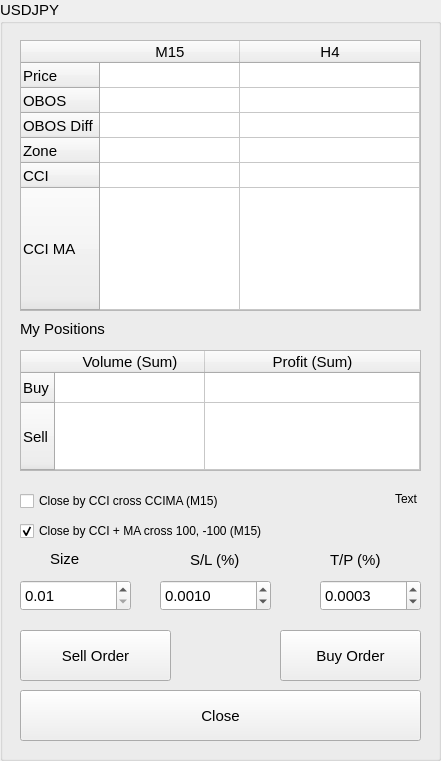
   <widget class="QGroupBox" name="groupBox_4">
    <property name="geometry">
     <rect>
      <x>1370</x>
      <y>10</y>
      <width>441</width>
      <height>761</height>
     </rect>
    </property>
    <property name="font">
     <font>
      <family>Arial</family>
      <pointsize>11</pointsize>
      <weight>50</weight>
      <bold>false</bold>
     </font>
    </property>
    <property name="title">
     <string>USDJPY</string>
    </property>
    <widget class="QPushButton" name="btnBuyUSDJPY">
     <property name="geometry">
      <rect>
       <x>280</x>
       <y>630</y>
       <width>141</width>
       <height>51</height>
      </rect>
     </property>
     <property name="font">
      <font>
       <family>Arial</family>
       <pointsize>11</pointsize>
       <weight>50</weight>
       <bold>false</bold>
      </font>
     </property>
     <property name="text">
      <string>Buy Order</string>
     </property>
    </widget>
    <widget class="QPushButton" name="btnSellUSDJPY">
     <property name="geometry">
      <rect>
       <x>20</x>
       <y>630</y>
       <width>151</width>
       <height>51</height>
      </rect>
     </property>
     <property name="font">
      <font>
       <family>Arial</family>
       <pointsize>11</pointsize>
       <weight>50</weight>
       <bold>false</bold>
      </font>
     </property>
     <property name="text">
      <string>Sell Order</string>
     </property>
    </widget>
    <widget class="QCheckBox" name="cbCloseCCI_USDJPY">
     <property name="geometry">
      <rect>
       <x>20</x>
       <y>520</y>
       <width>401</width>
       <height>22</height>
      </rect>
     </property>
     <property name="font">
      <font>
       <family>Arial</family>
       <pointsize>9</pointsize>
       <weight>50</weight>
       <bold>false</bold>
      </font>
     </property>
     <property name="text">
      <string>Close by CCI + MA cross 100, -100 (M15)</string>
     </property>
     <property name="checked">
      <bool>true</bool>
     </property>
    </widget>
    <widget class="QCheckBox" name="cbCloseCCIMA_USDJPY">
     <property name="geometry">
      <rect>
       <x>20</x>
       <y>490</y>
       <width>321</width>
       <height>22</height>
      </rect>
     </property>
     <property name="font">
      <font>
       <family>Arial</family>
       <pointsize>9</pointsize>
       <weight>50</weight>
       <bold>false</bold>
      </font>
     </property>
     <property name="text">
      <string>Close by CCI cross CCIMA (M15)</string>
     </property>
     <property name="checked">
      <bool>false</bool>
     </property>
    </widget>
    <widget class="QPushButton" name="btnCloseUSDJPY">
     <property name="geometry">
      <rect>
       <x>20</x>
       <y>690</y>
       <width>401</width>
       <height>51</height>
      </rect>
     </property>
     <property name="font">
      <font>
       <family>Arial</family>
       <pointsize>11</pointsize>
       <weight>50</weight>
       <bold>false</bold>
      </font>
     </property>
     <property name="text">
      <string>Close</string>
     </property>
    </widget>
    <widget class="QLabel" name="label_16">
     <property name="geometry">
      <rect>
       <x>20</x>
       <y>320</y>
       <width>151</width>
       <height>18</height>
      </rect>
     </property>
     <property name="font">
      <font>
       <family>Arial</family>
       <pointsize>11</pointsize>
       <weight>50</weight>
       <bold>false</bold>
      </font>
     </property>
     <property name="text">
      <string>My Positions</string>
     </property>
    </widget>
    <widget class="QTableWidget" name="tbStatusUSDJPY">
     <property name="enabled">
      <bool>true</bool>
     </property>
     <property name="geometry">
      <rect>
       <x>20</x>
       <y>40</y>
       <width>401</width>
       <height>271</height>
      </rect>
     </property>
     <property name="font">
      <font>
       <family>Arial</family>
       <pointsize>11</pointsize>
       <weight>50</weight>
       <bold>false</bold>
      </font>
     </property>
     <property name="cursor" stdset="0">
      <cursorShape>ArrowCursor</cursorShape>
     </property>
     <property name="autoFillBackground">
      <bool>false</bool>
     </property>
     <property name="editTriggers">
      <set>QAbstractItemView::NoEditTriggers</set>
     </property>
     <property name="selectionMode">
      <enum>QAbstractItemView::NoSelection</enum>
     </property>
     <property name="showGrid">
      <bool>true</bool>
     </property>
     <property name="rowCount">
      <number>6</number>
     </property>
     <property name="columnCount">
      <number>2</number>
     </property>
     <attribute name="horizontalHeaderCascadingSectionResizes">
      <bool>false</bool>
     </attribute>
     <attribute name="horizontalHeaderDefaultSectionSize">
      <number>140</number>
     </attribute>
     <attribute name="horizontalHeaderMinimumSectionSize">
      <number>45</number>
     </attribute>
     <attribute name="horizontalHeaderStretchLastSection">
      <bool>true</bool>
     </attribute>
     <attribute name="verticalHeaderCascadingSectionResizes">
      <bool>false</bool>
     </attribute>
     <attribute name="verticalHeaderDefaultSectionSize">
      <number>25</number>
     </attribute>
     <attribute name="verticalHeaderMinimumSectionSize">
      <number>25</number>
     </attribute>
     <attribute name="verticalHeaderStretchLastSection">
      <bool>true</bool>
     </attribute>
     <row>
      <property name="text">
       <string>Price</string>
      </property>
     </row>
     <row>
      <property name="text">
       <string>OBOS</string>
      </property>
     </row>
     <row>
      <property name="text">
       <string>OBOS Diff</string>
      </property>
     </row>
     <row>
      <property name="text">
       <string>Zone</string>
      </property>
     </row>
     <row>
      <property name="text">
       <string>CCI</string>
      </property>
     </row>
     <row>
      <property name="text">
       <string>CCI MA</string>
      </property>
     </row>
     <column>
      <property name="text">
       <string>M15</string>
      </property>
      <property name="font">
       <font>
        <family>Arial</family>
        <pointsize>11</pointsize>
       </font>
      </property>
     </column>
     <column>
      <property name="text">
       <string>H4</string>
      </property>
      <property name="font">
       <font>
        <family>Arial</family>
        <pointsize>11</pointsize>
       </font>
      </property>
     </column>
    </widget>
    <widget class="QDoubleSpinBox" name="sbTP_USDJPY">
     <property name="geometry">
      <rect>
       <x>320</x>
       <y>580</y>
       <width>101</width>
       <height>31</height>
      </rect>
     </property>
     <property name="font">
      <font>
       <family>Arial</family>
       <pointsize>11</pointsize>
       <weight>50</weight>
       <bold>false</bold>
      </font>
     </property>
     <property name="decimals">
      <number>4</number>
     </property>
     <property name="minimum">
      <double>0.000100000000000</double>
     </property>
     <property name="singleStep">
      <double>0.000100000000000</double>
     </property>
     <property name="value">
      <double>0.000300000000000</double>
     </property>
    </widget>
    <widget class="QLabel" name="label_25">
     <property name="geometry">
      <rect>
       <x>50</x>
       <y>550</y>
       <width>51</width>
       <height>18</height>
      </rect>
     </property>
     <property name="font">
      <font>
       <family>Arial</family>
       <pointsize>11</pointsize>
       <weight>50</weight>
       <bold>false</bold>
      </font>
     </property>
     <property name="text">
      <string>Size</string>
     </property>
    </widget>
    <widget class="QDoubleSpinBox" name="sbSL_USDJPY">
     <property name="geometry">
      <rect>
       <x>160</x>
       <y>580</y>
       <width>111</width>
       <height>31</height>
      </rect>
     </property>
     <property name="font">
      <font>
       <family>Arial</family>
       <pointsize>11</pointsize>
       <weight>50</weight>
       <bold>false</bold>
      </font>
     </property>
     <property name="decimals">
      <number>4</number>
     </property>
     <property name="minimum">
      <double>0.000100000000000</double>
     </property>
     <property name="singleStep">
      <double>0.000100000000000</double>
     </property>
     <property name="value">
      <double>0.001000000000000</double>
     </property>
    </widget>
    <widget class="QDoubleSpinBox" name="sbSize_USDJPY">
     <property name="geometry">
      <rect>
       <x>20</x>
       <y>580</y>
       <width>111</width>
       <height>31</height>
      </rect>
     </property>
     <property name="font">
      <font>
       <family>Arial</family>
       <pointsize>11</pointsize>
       <weight>50</weight>
       <bold>false</bold>
      </font>
     </property>
     <property name="minimum">
      <double>0.010000000000000</double>
     </property>
     <property name="singleStep">
      <double>0.010000000000000</double>
     </property>
    </widget>
    <widget class="QLabel" name="label_26">
     <property name="geometry">
      <rect>
       <x>330</x>
       <y>550</y>
       <width>81</width>
       <height>20</height>
      </rect>
     </property>
     <property name="font">
      <font>
       <family>Arial</family>
       <pointsize>11</pointsize>
       <weight>50</weight>
       <bold>false</bold>
      </font>
     </property>
     <property name="text">
      <string>T/P (%)</string>
     </property>
    </widget>
    <widget class="QLabel" name="label_27">
     <property name="geometry">
      <rect>
       <x>190</x>
       <y>550</y>
       <width>81</width>
       <height>20</height>
      </rect>
     </property>
     <property name="font">
      <font>
       <family>Arial</family>
       <pointsize>11</pointsize>
       <weight>50</weight>
       <bold>false</bold>
      </font>
     </property>
     <property name="text">
      <string>S/L (%)</string>
     </property>
    </widget>
    <widget class="QTableWidget" name="tbAccountUSDJPY">
     <property name="geometry">
      <rect>
       <x>20</x>
       <y>350</y>
       <width>401</width>
       <height>121</height>
      </rect>
     </property>
     <property name="font">
      <font>
       <family>Arial</family>
       <pointsize>11</pointsize>
       <weight>50</weight>
       <bold>false</bold>
      </font>
     </property>
     <property name="editTriggers">
      <set>QAbstractItemView::NoEditTriggers</set>
     </property>
     <property name="selectionMode">
      <enum>QAbstractItemView::NoSelection</enum>
     </property>
     <property name="rowCount">
      <number>2</number>
     </property>
     <property name="columnCount">
      <number>2</number>
     </property>
     <attribute name="horizontalHeaderDefaultSectionSize">
      <number>150</number>
     </attribute>
     <attribute name="horizontalHeaderMinimumSectionSize">
      <number>150</number>
     </attribute>
     <attribute name="horizontalHeaderStretchLastSection">
      <bool>true</bool>
     </attribute>
     <attribute name="verticalHeaderDefaultSectionSize">
      <number>30</number>
     </attribute>
     <attribute name="verticalHeaderMinimumSectionSize">
      <number>30</number>
     </attribute>
     <attribute name="verticalHeaderStretchLastSection">
      <bool>true</bool>
     </attribute>
     <row>
      <property name="text">
       <string>Buy</string>
      </property>
     </row>
     <row>
      <property name="text">
       <string>Sell</string>
      </property>
     </row>
     <column>
      <property name="text">
       <string>Volume (Sum)</string>
      </property>
     </column>
     <column>
      <property name="text">
       <string>Profit (Sum)</string>
      </property>
     </column>
    </widget>
    <widget class="QLabel" name="labelCloseUSDJPY">
     <property name="geometry">
      <rect>
       <x>340</x>
       <y>490</y>
       <width>77</width>
       <height>18</height>
      </rect>
     </property>
     <property name="font">
      <font>
       <pointsize>9</pointsize>
      </font>
     </property>
     <property name="text">
      <string>Text</string>
     </property>
     <property name="alignment">
      <set>Qt::AlignRight|Qt::AlignTrailing|Qt::AlignVCenter</set>
     </property>
    </widget>
   </widget>
